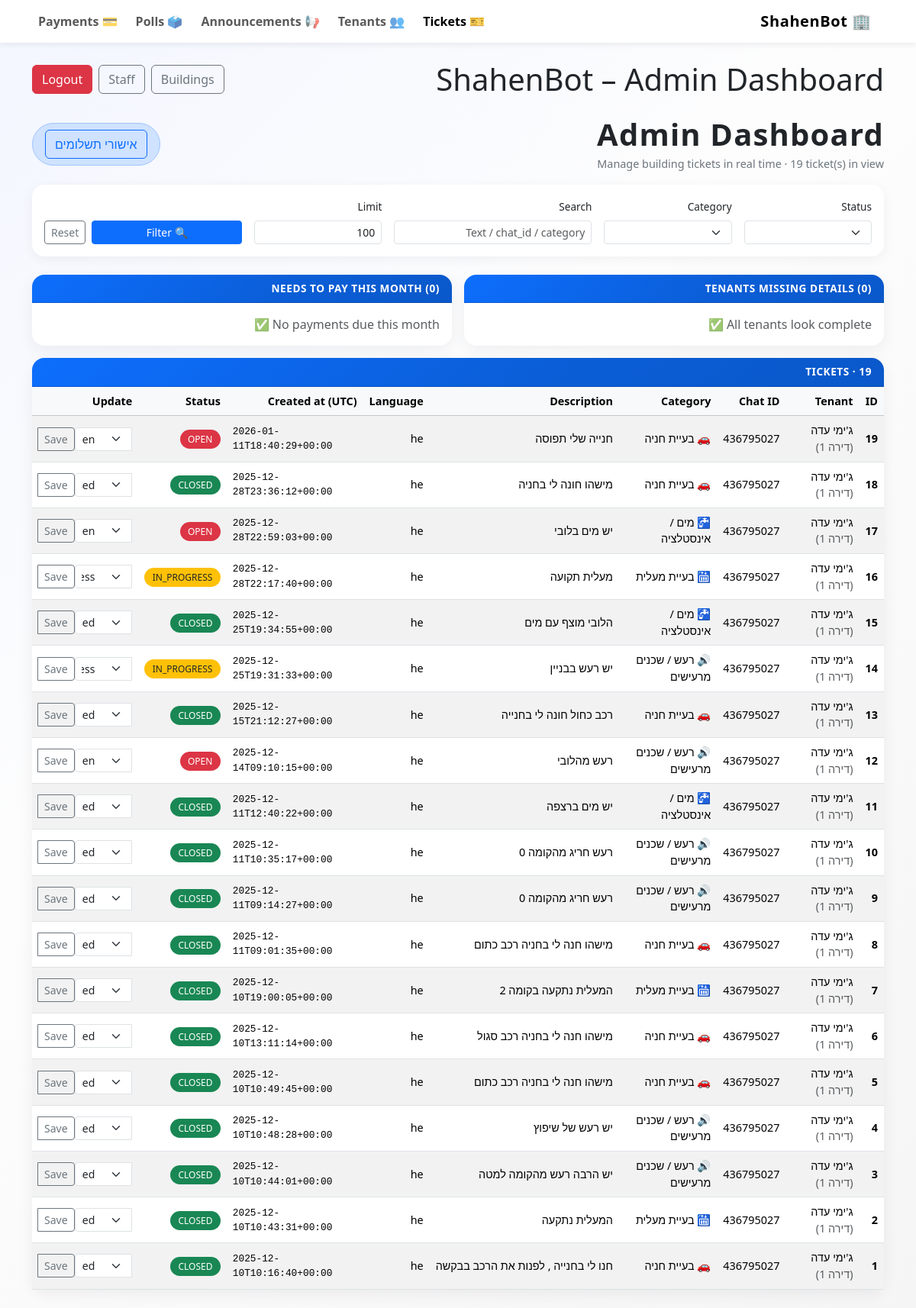
The app's page /admin (signed in) with its own data.
### tables this page shows
CREATE TABLE tickets (
            id INTEGER PRIMARY KEY AUTOINCREMENT,
            chat_id INTEGER NOT NULL,
            category TEXT NOT NULL,
            description TEXT NOT NULL,
            language TEXT NOT NULL,
            status TEXT NOT NULL,
            created_at TEXT NOT NULL
        , tenant_id INTEGER, image_url TEXT, building_id INTEGER);

CREATE TABLE tenants (
            id INTEGER PRIMARY KEY AUTOINCREMENT,
            name TEXT NOT NULL,
            apartment TEXT,
            tenant_type TEXT,          -- 'owner' / 'rent'
            email TEXT,
            payment_type TEXT,         -- 'monthly' / 'standing_order' / etc.
            next_payment_date TEXT,    -- ISO date string 'YYYY-MM-DD'
            parking_slots INTEGER,
            chat_id INTEGER            -- Telegram chat id (optional)
        , building_id INTEGER);

### app.py (the view)
@app.get("/admin")
def admin_dashboard():
    u = require_login()
    if not isinstance(u, dict):
        return u
    status = request.args.get("status") or ""
    category = request.args.get("category") or ""
    search = request.args.get("search") or ""
    limit = int(request.args.get("limit") or "100")
    building_filter = scoped_building_id(u)
    tenants = get_tenants_summary_db(building_filter)
    due_tenants = get_tenants_due_this_month_db(building_filter)
    buildings = list_buildings_db()
    tenants_missing = []
    for t in tenants:
        miss = compute_missing_tenant_fields(t)
        if miss:
            tenants_missing.append({**t, "missing": miss})
    tickets = get_tickets_db(
        limit=limit,
        status=status if status else None,
        category=category if category else None,
        search=search if search else None,
        building_id=building_filter,   # <-- add this param in DB func (Step 2 may adjust)
    )
    return render_template(
        "admin.html",
        tickets=tickets,
        status=status,
        category=category,
        search=search,
        tenants=tenants,
        tenants_missing=tenants_missing,
        due_tenants=due_tenants,
        buildings=buildings,
        limit=limit,
        current_user=u,
    )

### templates/admin.html (shortened to what this page needs)
<!doctype html>
<html lang="en" dir="rtl">
<head>
    <link
        href="https://cdn.jsdelivr.net/npm/bootstrap@5.3.3/dist/css/bootstrap.min.css"
        rel="stylesheet"
    >
</head>
<body class="pb-4">
<nav class="navbar navbar-expand-lg bg-white mb-4">
    <div class="container">
        <a class="navbar-brand" href="{{ url_for('admin_dashboard') }}">
            🏢 ShahenBot
        </a>
        <div class="collapse navbar-collapse justify-content-end" id="navbarNav">
            <ul class="navbar-nav gap-2">
                <li class="nav-item">
                    <a class="nav-link fw-semibold {% if request.endpoint=='admin_dashboard' %}active{% endif %}"
                       href="{{ url_for('admin_dashboard') }}">
                        🎫 Tickets
                    </a>
                </li>
                <li class="nav-item">
                    <a class="nav-link fw-semibold {% if request.endpoint=='admin_tenants' %}active{% endif %}"
                       href="{{ url_for('admin_tenants') }}">
                        👥 Tenants
                    </a>
                </li>
                <li class="nav-item">
                    <a class="nav-link fw-semibold {% if request.endpoint=='admin_announcements' %}active{% endif %}"
                       href="{{ url_for('admin_announcements') }}">
                        📢 Announcements
                    </a>
                </li>
                <li class="nav-item">
                    <a class="nav-link fw-semibold {% if request.endpoint in ['admin_polls','admin_poll_results'] %}active{% endif %}"
                       href="{{ url_for('admin_polls') }}">
                        🗳️ Polls
                    </a>
                </li>
                <li class="nav-item">
                    <a class="nav-link fw-semibold {% if request.endpoint.startswith('admin_payments') %}active{% endif %}"
                       href="{{ url_for('admin_payments') }}">
                        💳 Payments
                    </a>
                </li>
            </ul>
        </div>
    </div>
</nav>
<div class="container">
        <div class="d-flex justify-content-between align-items-center mb-4">
  <h1 class="mb-0">ShahenBot – Admin Dashboard</h1>
  <div class="d-flex gap-2">
    {% if current_user and current_user.role == 'super_admin' %}
      <a class="btn btn-outline-secondary" href="{{ url_for('admin_buildings') }}">Buildings</a>
      <a class="btn btn-outline-secondary" href="{{ url_for('admin_staff') }}">Staff</a>
    {% endif %}
    <a class="btn btn-danger" href="{{ url_for('logout') }}">Logout</a>
  </div>
</div>
    <div class="d-flex flex-column flex-md-row align-items-md-center justify-content-between mb-3">
        <div>
            <h1 class="page-title mb-1">Admin Dashboard</h1>
            <div class="page-subtitle">
                Manage building tickets in real time · {{ tickets|length }} ticket(s) in view
            </div>
        </div>
        <div class="mt-3 mt-md-0">
            <span class="badge bg-primary-subtle text-primary-emphasis border border-primary-subtle badge-pill px-3 py-2">
                <a href="/admin/payments" class="btn btn-outline-primary">אישורי תשלומים</a>
            </span>
        </div>
    </div>
    <div class="card filter-card mb-4">
        <div class="card-body">
            <form class="row g-3 align-items-end" method="get" action="{{ url_for('admin_dashboard') }}">
                <div class="col-md-2">
                    <label class="form-label filter-label">Status</label>
                    <select class="form-select form-select-sm" name="status">
                    </select>
                </div>
                <div class="col-md-2">
                    <label class="form-label filter-label">Category</label>
                    <select class="form-select form-select-sm" name="category">
                    </select>
                </div>
                <div class="col-md-3">
                    <label class="form-label filter-label">Search</label>
                    <input type="text" class="form-control form-control-sm" name="search"
                           placeholder="Text / chat_id / category"
                           value="{{ search }}">
                </div>
                <div class="col-md-2">
                    <label class="form-label filter-label">Limit</label>
                    <input type="number" class="form-control form-control-sm" name="limit"
                           value="{{ limit }}" min="1" max="500">
                </div>
                <div class="col-md-3 d-flex gap-2">
                    <button type="submit" class="btn btn-primary btn-sm flex-grow-1">
                        🔍 Filter
                    </button>
                    <a href="{{ url_for('admin_dashboard') }}" class="btn btn-outline-secondary btn-sm">
                        Reset
                    </a>
                </div>
            </form>
        </div>
    </div>
        <div class="row g-3 mb-3">
        <div class="col-md-6">
            <div class="card">
            <div class="card-header">Tenants missing details ({{ tenants_missing|length }})</div>
            <div class="card-body">
                {% if tenants_missing %}
                <div class="table-responsive">
                    <table class="table table-sm align-middle mb-0">
                    <thead>
                        <tr>
                        <th>Tenant</th>
                        <th>Apt</th>
                        <th>Missing</th>
                        </tr>
                    </thead>
                    <tbody>
                        {% for t in tenants_missing[:20] %}
                        <tr style="cursor:pointer;">
                        <td>
                            <button type="button"
                                    class="btn btn-link p-0 text-decoration-none"
                                    data-bs-toggle="modal"
                                    data-bs-target="#editTenantModal"
                                    data-id="{{ t.id }}"
                                    data-name="{{ t.name }}"
                                    data-apartment="{{ t.apartment or '' }}"
                                    data-tenant_type="{{ t.tenant_type or '' }}"
                                    data-email="{{ t.email or '' }}"
                                    data-payment_type="{{ t.payment_type or '' }}"
                                    data-next_payment_date="{{ t.next_payment_date or '' }}"
                                    data-parking_slots="{{ t.parking_slots or '' }}"
                                    data-building_id="{{ t.building_id or '' }}"
                                    data-update_url="{{ url_for('admin_update_tenant', tenant_id=t.id) }}">
                            {{ t.name }}
                            </button>
                        </td>
                        <td>{{ t.name }}</td>
                        <td>{{ t.apartment }}</td>
                        <td class="text-muted small">{{ t.missing|join(", ") }}</td>
                        </tr>
                        {% endfor %}
                    </tbody>
                    </table>
                </div>
                {% if tenants_missing|length > 20 %}
                    <div class="small text-muted mt-2">Showing first 20…</div>
                {% endif %}
                {% else %}
                <div class="text-muted">All tenants look complete ✅</div>
                {% endif %}
            </div>
            </div>
        </div>
        <div class="col-md-6">
            <div class="card">
            <div class="card-header">Needs to pay this month ({{ due_tenants|length }})</div>
            <div class="card-body">
                {% if due_tenants %}
                <div class="table-responsive">
                    <table class="table table-sm align-middle mb-0">
                    <thead>
                        <tr>
                        <th>Tenant</th>
                        <th>Apt</th>
                        <th>Due date</th>
                        <th>Payment</th>
                        </tr>
                    </thead>
                    <tbody>
                        {% for t in due_tenants[:20] %}
                        <tr>
                            <td>{{ t.name }}</td>
                            <td>{{ t.apartment }}</td>
                            <td style="direction:rtl; font-family:monospace;">{{ t.next_payment_date }}</td>
                            <td class="text-muted small">{{ t.payment_type or "" }}</td>
                        </tr>
                        {% endfor %}
                    </tbody>
                    </table>
                </div>
                {% if due_tenants|length > 20 %}
                    <div class="small text-muted mt-2">Showing first 20…</div>
                {% endif %}
                {% else %}
                <div class="text-muted">No payments due this month ✅</div>
                {% endif %}
            </div>
            </div>
        </div>
        </div>
    <div class="card">
        <div class="card-header">
            Tickets · {{ tickets|length }}
        </div>
        <div class="card-body p-0">
            <div class="table-responsive">
                <table class="table table-striped table-hover align-middle mb-0 ticket-table">
                    <thead class="table-light">
                    <tr>
                        <th>ID</th>
                        <th>Tenant</th>
                        <th>Chat ID</th>
                        <th>Category</th>
                        <th>Description</th>
                        <th>Language</th>
                        <th>Created at (UTC)</th>
                        <th>Status</th>
                        <th>Update</th>
                    </tr>
                    </thead>
                    <tbody>
                    {% if tickets %}
                        {% for t in tickets %}
                            <tr>
                                <td class="fw-semibold">{{ t.id }}</td>
                                <td>
                                    {% if t.tenant_name %}
                                        {{ t.tenant_name }}
                                        {% if t.tenant_apartment %}
                                            <span class="text-muted"> (דירה {{ t.tenant_apartment }})</span>
                                        {% endif %}
                                    {% else %}
                                        <span class="text-muted">—</span>
                                    {% endif %}
                                </td>
                                <td>{{ t.chat_id }}</td>
                                <td>{{ t.category }}</td>
                                <td class="truncate" title="{{ t.description }}">
                                    {{ t.description }}
                                </td>
                                <td>{{ t.language }}</td>
                                <td style="direction: ltr; font-family: monospace; font-size: 0.8rem;">
                                    {{ t.created_at }}
                                </td>
                                <td>
                                    <span class="status-badge
                                        {% if t.status == 'open' %}status-open{% endif %}
                                        {% if t.status == 'in_progress' %}status-in_progress{% endif %}
                                        {% if t.status == 'closed' %}status-closed{% endif %}
                                    ">
                                        {{ t.status }}
                                    </span>
                                </td>
                                <td>
                                    <form method="post"
                                          action="{{ url_for('admin_update_status', ticket_id=t.id) }}">
                                        <div class="input-group input-group-sm">
                                            <select class="form-select form-select-sm" name="status">
                                                <option value="open"
                                                    {% if t.status == 'open' %}selected{% endif %}>
                                                    open
                                                </option>
                                                <option value="in_progress"
                                                    {% if t.status == 'in_progress' %}selected{% endif %}>
                                                    in_progress
                                                </option>
                                                <option value="closed"
                                                    {% if t.status == 'closed' %}selected{% endif %}>
                                                    closed
                                                </option>
                                            </select>
                                            <button class="btn btn-outline-secondary btn-sm" type="submit">
                                                Save
                                            </button>
                                        </div>
                                    </form>
                                </td>
                            </tr>
                        {% endfor %}
                    {% else %}
                        <tr>
                            <td colspan="8" class="text-center py-3 text-muted">
                                No tickets found.
                            </td>
                        </tr>
                    {% endif %}
                    </tbody>
                </table>
            </div>
        </div>
    </div>
</div>
</body>
</html>

### records on screen
tickets: id "19", tenant_name "ג'ימי עדה", tenant_apartment "1", chat_id "436795027", category "🚗 בעיית חניה", description "חנייה שלי תפוסה", language "he", created_at "2026-01-11T18:40:29+00:00", status "OPEN", status "open"
tickets: id "18", tenant_name "ג'ימי עדה", tenant_apartment "1", chat_id "436795027", category "🚗 בעיית חניה", description "מישהו חונה לי בחניה", language "he", created_at "2025-12-28T23:36:12+00:00", status "CLOSED", status "closed"
tickets: id "17", tenant_name "ג'ימי עדה", tenant_apartment "1", chat_id "436795027", category "🚰 מים / אינסטלציה", description "יש מים בלובי", language "he", created_at "2025-12-28T22:59:03+00:00", status "OPEN", status "open"
tickets: id "16", tenant_name "ג'ימי עדה", tenant_apartment "1", chat_id "436795027", category "🛗 בעיית מעלית", description "מעלית תקועה", language "he", created_at "2025-12-28T22:17:40+00:00", status "IN_PROGRESS", status "in_progress"
tickets: id "15", tenant_name "ג'ימי עדה", tenant_apartment "1", chat_id "436795027", category "🚰 מים / אינסטלציה", description "הלובי מוצף עם מים", language "he", created_at "2025-12-25T19:34:55+00:00", status "CLOSED", status "closed"
tickets: id "14", tenant_name "ג'ימי עדה", tenant_apartment "1", chat_id "436795027", category "🔊 רעש / שכנים מרעישים", description "יש רעש בבניין", language "he", created_at "2025-12-25T19:31:33+00:00", status "IN_PROGRESS", status "in_progress"
tickets: id "13", tenant_name "ג'ימי עדה", tenant_apartment "1", chat_id "436795027", category "🚗 בעיית חניה", description "רכב כחול חונה לי בחנייה", language "he", created_at "2025-12-15T21:12:27+00:00", status "CLOSED", status "closed"
tickets: id "12", tenant_name "ג'ימי עדה", tenant_apartment "1", chat_id "436795027", category "🔊 רעש / שכנים מרעישים", description "רעש מהלובי", language "he", created_at "2025-12-14T09:10:15+00:00", status "OPEN", status "open"
tickets: id "11", tenant_name "ג'ימי עדה", tenant_apartment "1", chat_id "436795027", category "🚰 מים / אינסטלציה", description "יש מים ברצפה", language "he", created_at "2025-12-11T12:40:22+00:00", status "CLOSED", status "closed"
tickets: id "10", tenant_name "ג'ימי עדה", tenant_apartment "1", chat_id "436795027", category "🔊 רעש / שכנים מרעישים", description "רעש חריג מהקומה 0", language "he", created_at "2025-12-11T10:35:17+00:00", status "CLOSED", status "closed"
tickets: id "9", tenant_name "ג'ימי עדה", tenant_apartment "1", chat_id "436795027", category "🔊 רעש / שכנים מרעישים", description "רעש חריג מהקומה 0", language "he", created_at "2025-12-11T09:14:27+00:00", status "CLOSED", status "closed"
tickets: id "8", tenant_name "ג'ימי עדה", tenant_apartment "1", chat_id "436795027", category "🚗 בעיית חניה", description "מישהו חנה לי בחניה רכב כתום", language "he", created_at "2025-12-11T09:01:35+00:00", status "CLOSED", status "closed"
tickets: id "7", tenant_name "ג'ימי עדה", tenant_apartment "1", chat_id "436795027", category "🛗 בעיית מעלית", description "המעלית נתקעה בקומה 2", language "he", created_at "2025-12-10T19:00:05+00:00", status "CLOSED", status "closed"
tickets: id "6", tenant_name "ג'ימי עדה", tenant_apartment "1", chat_id "436795027", category "🚗 בעיית חניה", description "מישהו חנה לי בחניה רכב סגול", language "he", created_at "2025-12-10T13:11:14+00:00", status "CLOSED", status "closed"
tickets: id "5", tenant_name "ג'ימי עדה", tenant_apartment "1", chat_id "436795027", category "🚗 בעיית חניה", description "מישהו חנה לי בחניה רכב כתום", language "he", created_at "2025-12-10T10:49:45+00:00", status "CLOSED", status "closed"
tickets: id "4", tenant_name "ג'ימי עדה", tenant_apartment "1", chat_id "436795027", category "🔊 רעש / שכנים מרעישים", description "יש רעש של שיפוץ", language "he", created_at "2025-12-10T10:48:28+00:00", status "CLOSED", status "closed"
tickets: id "3", tenant_name "ג'ימי עדה", tenant_apartment "1", chat_id "436795027", category "🔊 רעש / שכנים מרעישים", description "יש הרבה רעש מהקומה למטה", language "he", created_at "2025-12-10T10:44:01+00:00", status "CLOSED", status "closed"
tickets: id "2", tenant_name "ג'ימי עדה", tenant_apartment "1", chat_id "436795027", category "🛗 בעיית מעלית", description "המעלית נתקעה", language "he", created_at "2025-12-10T10:43:31+00:00", status "CLOSED", status "closed"
tickets: id "1", tenant_name "ג'ימי עדה", tenant_apartment "1", chat_id "436795027", category "🚗 בעיית חניה", description "חנו לי בחנייה , לפנות את הרכב בבקשה", language "he", created_at "2025-12-10T10:16:40+00:00", status "CLOSED", status "closed"

### other values on screen
{{ tickets|length }} "19"
{{ tenants_missing|length }} "0"
{{ due_tenants|length }} "0"
